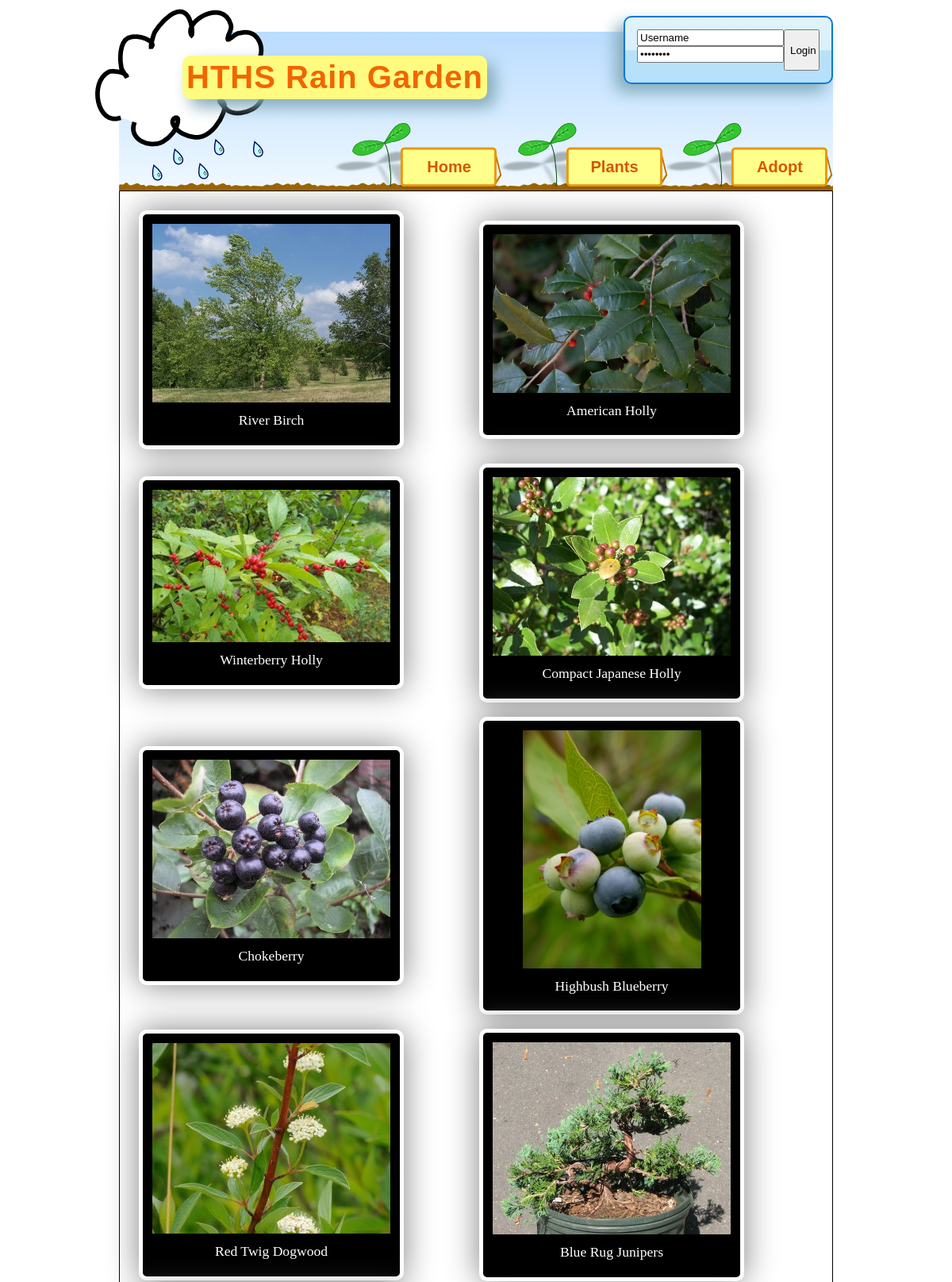
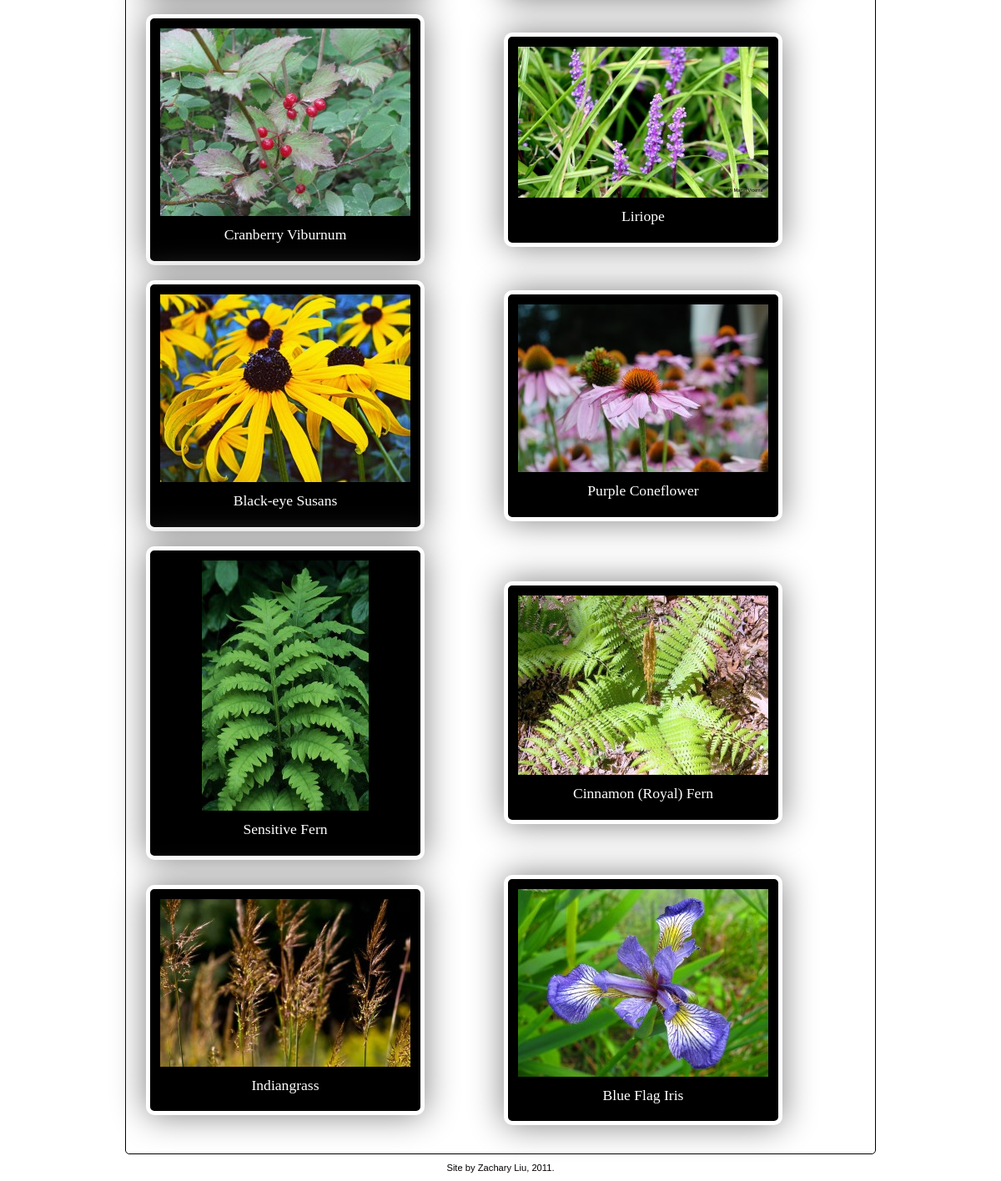
The page /index.php/plants on the database its author committed (2 pictures, top to bottom).
### tables this page shows
CREATE TABLE IF NOT EXISTS `pages` (
  `id` int(11) NOT NULL AUTO_INCREMENT,
  `slug` varchar(100) NOT NULL,
  `name` varchar(100) NOT NULL,
  `content` text NOT NULL,
  PRIMARY KEY (`id`)
);

CREATE TABLE IF NOT EXISTS `plants` (
  `id` int(11) NOT NULL AUTO_INCREMENT,
  `title` varchar(100) NOT NULL,
  `content` text NOT NULL,
  `links` text NOT NULL,
  `image` varchar(1000) NOT NULL,
  PRIMARY KEY (`id`)
);

### application/controllers/plants.php (called while the page is built, shortened)
<?php
class Plants extends CI_Controller {
	public function index() {
		$name = 'Plants';
		$this->load->model('Plants_model');
		$plant_data['data'] = $this->Plants_model->get_all();
		$content = $this->load->view('plants_view', $plant_data, true);
		$this->template->render($name, $content);
	}
}

### index.php (called while the page is built, shortened)
<?php
require_once BASEPATH.'core/CodeIgniter'.EXT;

### application/models/plants_model.php (called while the page is built, shortened)
<?php
class Plants_model extends CI_Model {
	public function get_all() {
		$query = $this->db->get('plants');
		return $query->result();
	}
}

### application/libraries/Template.php (called while the page is built)
<?php
class Template {
    public function render($name, $content) {
        $CI =& get_instance();
        $data['name'] = $name;
        $data['content'] = $content;
        $CI->load->model('Pages_model');
        $data['list'] = $CI->Pages_model->get_list();
        $CI->load->view('template', $data);
    }
}

### application/models/pages_model.php (called while the page is built, shortened)
<?php
class Pages_model extends CI_Model {
	public function get_list() {
		$this->db->select(array('slug', 'name'));
		$this->db->from('pages');
		$query = $this->db->get();
		return $query->result();
	}
}

### application/views/plant_info_view.php (the view, shortened to what this page needs)
<div class="plant_item">
    <div class="plant_image">
            <?php
                    if ($image != "") {
                            echo '<img src="' . base_url() . 'img/plants/' . $image . '"></img>';
                    }
            ?>
    </div>
    <div class="plant_title">
    <?php echo $title; ?>
    </div>
</div>

### application/views/plants_view.php (shortened to what this page needs)
<?php $this->load->view('plant_info_view_style'); ?>
<div id="plants_wrapper">
<?php
$this->load->helper('url');
$table_data = array();
foreach ($data as $item) {
	$plant = array();
	foreach ($item as $key=>$value) {
		$plant[$key] = $value;
	}
	$table_data[] = $this->load->view('plant_info_view', $plant, true);
}
$table_data = $this->table->make_columns($table_data, 2);
$template = array(
	'cell_start' => '<td align="center" valign="top">',
	'cell_alt_start' => '<td align="center" valign="top">',
);
$this->table->set_template($template);
echo $this->table->generate($table_data);
?>
</div>

### application/views/template.php (shortened to what this page needs)
<?php
$this->load->helper('url');
?><!DOCTYPE html>
<html>
<head>
	<link href="<?php echo base_url(); ?>css/main.css" rel="stylesheet" type="text/css" />
</head>
<body>
	<div id="wrap">
		<div id="header">
		<h1><?php echo anchor("", "HTHS Rain Garden"); ?></h1>
		<div id="user">
		<?php
			if ($this->session->userdata('logged_in')) {
				echo 'Welcome, ' . $this->session->userdata('username') . ' <br /> ' . anchor('user/logout', 'Logout');
			} else {
				$this->load->helper('url');
				$this->load->view('login_view_inline');
			}
		?>
		</div>
		<ul>
		<?php foreach ($list as $row): ?>
		<li><?php echo anchor($row->slug, $row->name); ?></li>
		<?php endforeach; ?>
		</ul>
		</div>
		<div id="main">
		<?php echo $content; ?>
		</div>
		<div id="footer">
		Site by Zachary Liu, 2011.
		</div>
</body>
</html>

### application/views/login_view_inline.php (shortened to what this page needs)
<div>
<?php
echo form_open('user/login/submit');
?>
<div style="float: left;">
<?php
echo form_input('username', 'Username');
echo '<br />';
echo form_password('password', 'Password');
?>
</div>
<div style="float: left;">
<?php
echo form_submit(array('name' => 'submit', 'value' => 'Login', 'style' => 'width: 45px; height: 52px;'));
echo form_close();
?>
</div>
</div>

### css/main.css (style rules this page uses)
body { margin: 0; padding: 0; font-family: 'Helvetica', sans-serif; }
#wrap { width: 900px; margin-left: auto; margin-right: auto; }
#header { margin-top: 40px; height: 200px; position: relative; -moz-border-radius: 100px 0px 0px; -webkit-border-radius: 100px 0px 0px 0px; border-radius: 100px 0px 0px; background: rgb(186,220,255); background: -moz-linear-gradient(top, rgba(186,220,255,1) 0%, rgba(240,249,255,1) 100%); background: -webkit-gradient(linear, left top, left bottom, color-stop(0%,rgba(186,220,255,1)), color-stop(100%,rgba(240,249,255,1))); background: -webkit-linear-gradient(top, rgba(186,220,255,1) 0%,rgba(240,249,255,1) 100%); background: -o-linear-gradient(top, rgba(186,220,255,1) 0%,rgba(240,249,255,1) 100%); background: -ms-linear-gradient(top, rgba(186,220,255,1) 0%,rgba(240,249,255,1) 100%); filter: progid:DXImageTransform.Microsoft.gradient( startColorstr='#badcff', endColorstr='#f0f9ff',GradientType=0 ); background: linear-gradient(top, rgba(186,220,255,1) 0%,rgba(240,249,255,1) 100%); }
#header #user { position: absolute; right: 0; top: -20px; padding: 15px; box-shadow: -10px 10px 20px #84ABBA; -webkit-box-shadow: -10px 10px 20px #84ABBA; -moz-box-shadow: -10px 10px 20px #84ABBA; border-radius: 10px; -webkit-border-radius: 10px; -moz-border-radius: 10px; border: 2px solid #0077D9; background: rgb(224,243,250); background: -moz-linear-gradient(top, rgba(224,243,250,1) 0%, rgba(216,240,252,1) 50%, rgba(184,226,246,1) 51%, rgba(182,223,253,1) 100%); background: -webkit-gradient(linear, left top, left bottom, color-stop(0%,rgba(224,243,250,1)), color-stop(50%,rgba(216,240,252,1)), color-stop(51%,rgba(184,226,246,1)), color-stop(100%,rgba(182,223,253,1))); background: -webkit-linear-gradient(top, rgba(224,243,250,1) 0%,rgba(216,240,252,1) 50%,rgba(184,226,246,1) 51%,rgba(182,223,253,1) 100%); background: -o-linear-gradient(top, rgba(224,243,250,1) 0%,rgba(216,240,252,1) 50%,rgba(184,226,246,1) 51%,rgba(182,223,253,1) 100%); background: -ms-linear-gradient(top, rgba(224,243,250,1) 0%,rgba(216,240,252,1) 50%,rgba(184,226,246,1) 51%,rgba(182,223,253,1) 100%); filter: progid:DXImageTransform.Microsoft.gradient( startColorstr='#e0f3fa', endColorstr='#b6dffd',GradientType=0 ); background: linear-gradient(top, rgba(224,243,250,1) 0%,rgba(216,240,252,1) 50%,rgba(184,226,246,1) 51%,rgba(182,223,253,1) 100%); }
#header h1 { margin: 0; padding: 5px; font-size: 2.5em; font-weight: bold; float: left; position: absolute; top: 30px; left: 80px; background-color: #FFFB80; color: #F26500; letter-spacing: 1px; border-radius: 10px; -webkit-border-radius: 10px; -moz-border-radius: 10px; box-shadow: 10px 10px 20px #84ABBA; -webkit-box-shadow: 10px 10px 20px #84ABBA; -moz-box-shadow: 10px 10px 20px #84ABBA; }
#header h1 a { text-decoration: none; color: inherit; }
#header ul { list-style: none; margin: 0; padding: 0; position: absolute; bottom: -5px; right: 0; z-index: 10; }
#header li { display: inline-block; background: url('../img/button.png'); width: 214px; height: 86px; margin-left: -10px; position: relative; }
#header li a { display: block; position: absolute; top: 44px; left: 90px; right: 10px; bottom: 20px; font-weight: bold; text-decoration: none; color: #D45800; font-size: 20px; text-align: center; }
#main { padding: 20px; border: 1px solid black; border-radius: 0 0 5px 5px; }
#footer { margin: 10px 0 10px 0; text-align: center; font-size: 0.7em; }

### application/views/plants_view.php (style rules this page uses)
#plants_wrapper table { width: 100%; }

### application/views/plant_info_view_style.php (style rules this page uses)
.plant_title { font-size: 1.1em; text-align: center; font-family: 'Georgia', serif; }
.plant_item { margin-bottom: 10px; background-color: black; color: white; padding: 12px; width: 300px; box-shadow: 0 0 40px gray; -webkit-box-shadow: 0 0 40px gray; -moz-box-shadow: 0 0 40px gray; -o-box-shadow: 0 0 40px gray; border-radius: 10px; -webkit-border-radius: 10px; -moz-border-radius: 10px; -o-border-radius: 10px; border: 5px solid white; text-align: center; }
.plant_item div { margin-bottom: 0.5em; }
.plant_title { font-family: 'Georgia', serif; font-size: 1.1em; }

### rows shown on the page
pages: anchor($row->slug, $row->name) "Home"
pages: anchor($row->slug, $row->name) "Plants"
pages: anchor($row->slug, $row->name) "Adopt"
plants: image (picture), title "River Birch"
plants: image (picture), title "American Holly"
plants: image (picture), title "Winterberry Holly"
plants: image (picture), title "Compact Japanese Holly"
plants: image (picture), title "Chokeberry"
plants: image (picture), title "Highbush Blueberry"
plants: image (picture), title "Red Twig Dogwood"
plants: image (picture), title "Blue Rug Junipers"
plants: image (picture), title "Cranberry Viburnum"
plants: image (picture), title "Liriope"
plants: image (picture), title "Black-eye Susans"
plants: image (picture), title "Purple Coneflower"
plants: image (picture), title "Sensitive Fern"
plants: image (picture), title "Cinnamon (Royal) Fern"
plants: image (picture), title "Indiangrass"
plants: image (picture), title "Blue Flag Iris"

### other values the page prints
anchor("", "HTHS Rain Garden") "HTHS Rain Garden"
